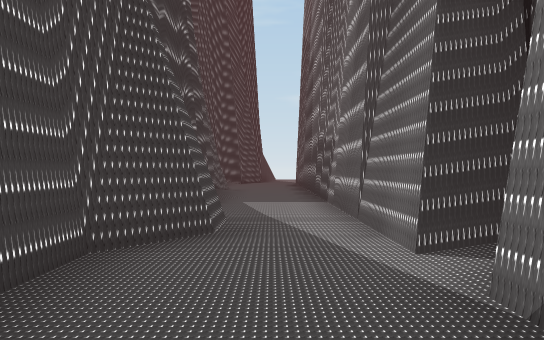
view 1 (above)

16 first-person views from a walk through a 3-D level made in the Unity game engine. The camera is 1.5 m above the floor, looks level and sees 80° across. The floor is counted in squares, 2 m on a side. Each view is taken from the middle of a square. On the plan, view 1 faces up. The plan holds only what a view shows up to about 11 squares ahead; the rest is blank. The place goes on beyond the plan. The player character is not drawn.

view 2
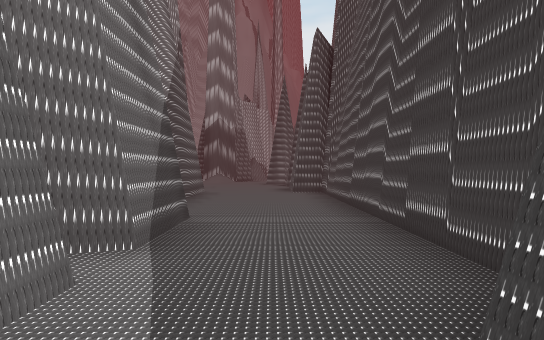

view 3
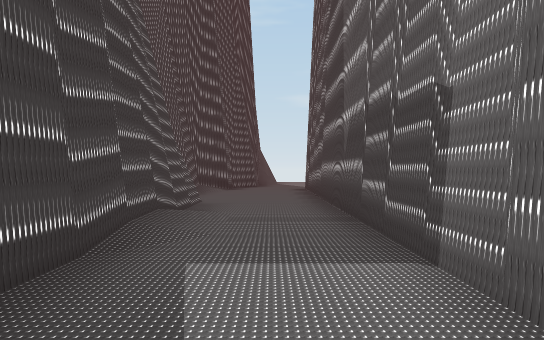

view 4
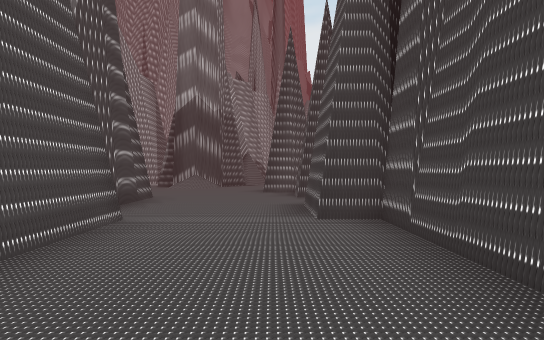

view 5
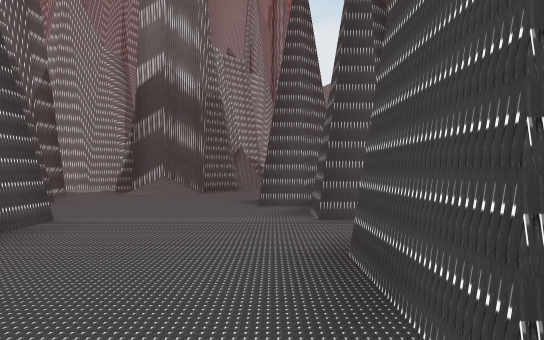

view 6
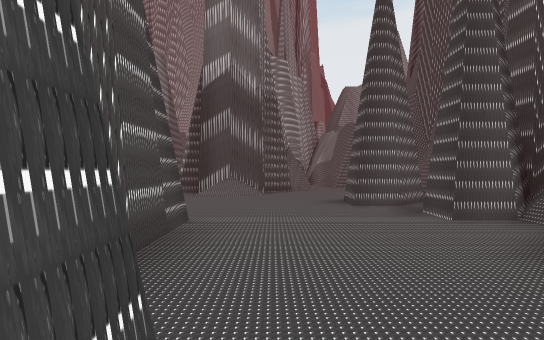

view 7
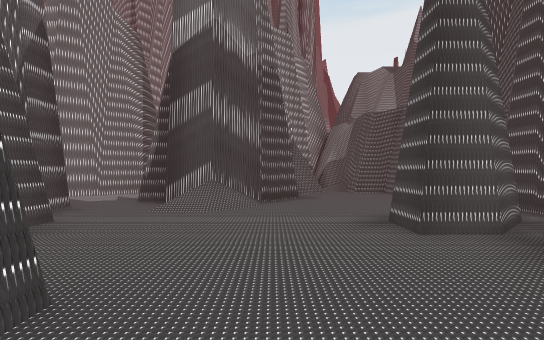

view 8
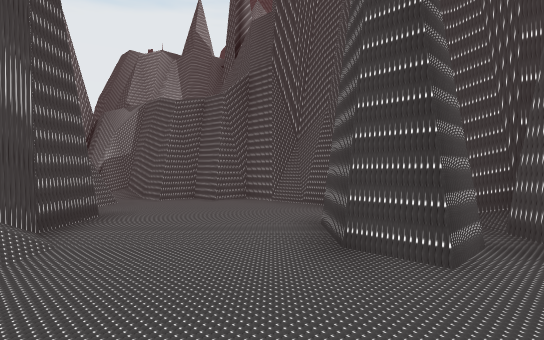

view 9
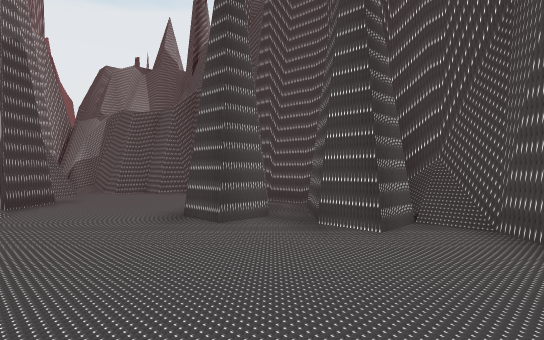

view 10
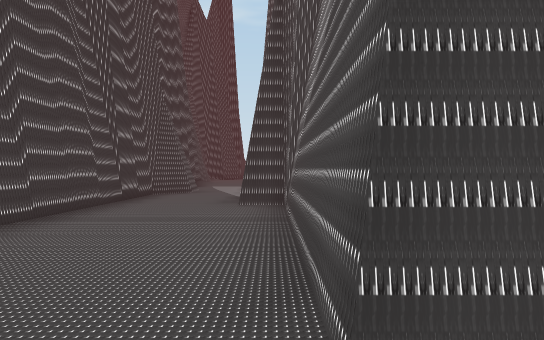

view 11
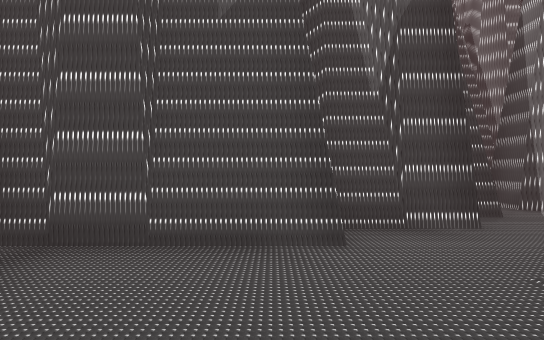

view 12
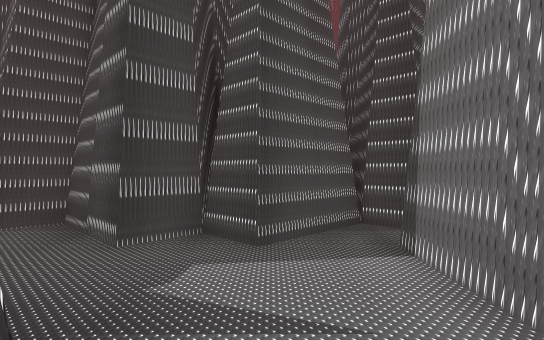

view 13
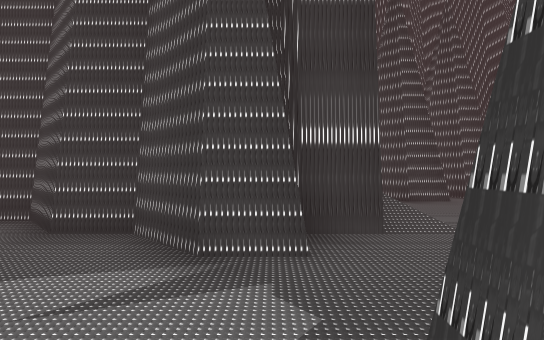

view 14
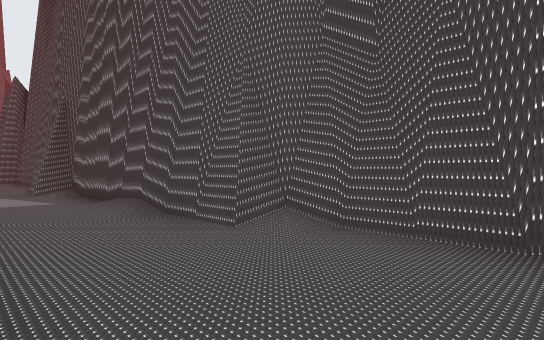

view 15
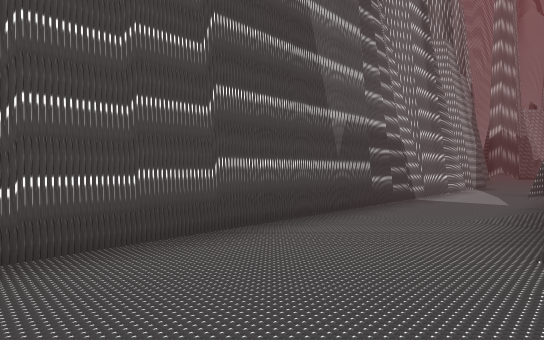

view 16
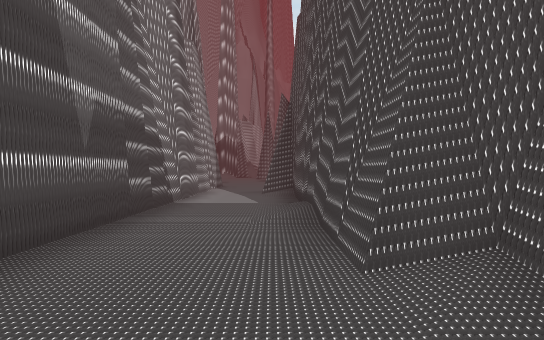

### Floor plan
Key: @ floor where view 1 was taken; # wall or solid block; . floor; / step, stairs or slope.
Columns run from 3 left of view 1 to 9 right of it. Each row starts with its distance up from view 1.
 16 #....#
 15 #....#
 14 #....#
 13 #/...#
 12 ##...#
 11  #...#
 10  #/..#
  9  #/..#
  8  #...#
  7  #...#
  6  #...#
  5  #/..#
  4  ##..#
  3  #...#
  2  #...#
  1  #...#
  0  #.@.##
 -1  #....#
 -2  #....#
 -3  #....#
 -4  #....#
 -5  #....#
 -6  ##...#
 -7  ##....
 -8  ##....#
 -9  #.....###
-10 ###......#
-11 ###......#
-12 #.##.....##
-13 #.##......#
-14 #.....//..##
-15 #.....##..###
-16 #....####...#
-17 #....####..##
-18 ##..## #..##

Where each view was taken, in squares from view 1:
view 1: 0 up, 0 right, facing up
view 2: 5 up, 0 right, facing down
view 3: 5 up, 0 right, facing up
view 4: 1 down, 0 right, facing down
view 5: 5 down, 0 right, facing down
view 6: 5 down, 2 right, facing down
view 7: 8 down, 2 right, facing down
view 8: 11 down, 3 right, facing down-left
view 9: 8 down, 3 right, facing down-left
view 10: 7 down, 2 right, facing up
view 11: 12 down, 2 right, facing right
view 12: 18 down, 5 right, facing up-right
view 13: 16 down, 8 right, facing left
view 14: 16 up, 1 right, facing down-left
view 15: 16 up, 2 left, facing down-right
view 16: 15 up, 1 left, facing down
